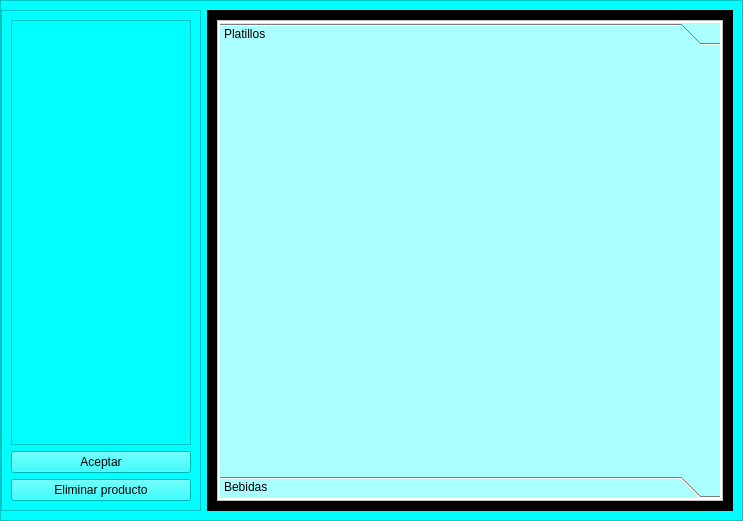
<?xml version="1.0" encoding="UTF-8"?>
<ui version="4.0">
 <class>MainWindow</class>
 <widget class="QMainWindow" name="MainWindow">
  <property name="geometry">
   <rect>
    <x>0</x>
    <y>0</y>
    <width>743</width>
    <height>521</height>
   </rect>
  </property>
  <property name="windowTitle">
   <string>MainWindow</string>
  </property>
  <widget class="QWidget" name="centralwidget">
   <layout class="QVBoxLayout" name="verticalLayout">
    <property name="spacing">
     <number>0</number>
    </property>
    <property name="leftMargin">
     <number>0</number>
    </property>
    <property name="topMargin">
     <number>0</number>
    </property>
    <property name="rightMargin">
     <number>0</number>
    </property>
    <property name="bottomMargin">
     <number>0</number>
    </property>
    <item>
     <widget class="QFrame" name="frame">
      <property name="styleSheet">
       <string notr="true">background-color: rgb(0, 255, 255);</string>
      </property>
      <property name="frameShape">
       <enum>QFrame::StyledPanel</enum>
      </property>
      <property name="frameShadow">
       <enum>QFrame::Raised</enum>
      </property>
      <layout class="QHBoxLayout" name="horizontalLayout">
       <property name="leftMargin">
        <number>0</number>
       </property>
       <item>
        <widget class="QFrame" name="frame_2">
         <property name="minimumSize">
          <size>
           <width>200</width>
           <height>0</height>
          </size>
         </property>
         <property name="maximumSize">
          <size>
           <width>200</width>
           <height>16777215</height>
          </size>
         </property>
         <property name="frameShape">
          <enum>QFrame::StyledPanel</enum>
         </property>
         <property name="frameShadow">
          <enum>QFrame::Raised</enum>
         </property>
         <layout class="QVBoxLayout" name="verticalLayout_6">
          <item>
           <widget class="QListWidget" name="listWidget"/>
          </item>
          <item>
           <widget class="QPushButton" name="bt_mandar_orden">
            <property name="text">
             <string>Aceptar</string>
            </property>
           </widget>
          </item>
          <item>
           <widget class="QPushButton" name="bt_eliminar_producto">
            <property name="text">
             <string>Eliminar producto</string>
            </property>
           </widget>
          </item>
         </layout>
        </widget>
       </item>
       <item>
        <widget class="QFrame" name="frame_3">
         <property name="styleSheet">
          <string notr="true">background-color: rgb(0, 255, 0);
background-color: rgb(0, 0, 0);</string>
         </property>
         <property name="frameShape">
          <enum>QFrame::StyledPanel</enum>
         </property>
         <property name="frameShadow">
          <enum>QFrame::Raised</enum>
         </property>
         <layout class="QVBoxLayout" name="verticalLayout_2">
          <item>
           <widget class="QFrame" name="frame_5">
            <property name="maximumSize">
             <size>
              <width>16777215</width>
              <height>16777215</height>
             </size>
            </property>
            <property name="styleSheet">
             <string notr="true">background-color: rgb(255, 255, 255);</string>
            </property>
            <property name="frameShape">
             <enum>QFrame::StyledPanel</enum>
            </property>
            <property name="frameShadow">
             <enum>QFrame::Raised</enum>
            </property>
            <layout class="QVBoxLayout" name="verticalLayout_3">
             <property name="spacing">
              <number>9</number>
             </property>
             <property name="leftMargin">
              <number>2</number>
             </property>
             <property name="topMargin">
              <number>2</number>
             </property>
             <property name="rightMargin">
              <number>2</number>
             </property>
             <property name="bottomMargin">
              <number>2</number>
             </property>
             <item>
              <widget class="QToolBox" name="toolBox">
               <property name="styleSheet">
                <string notr="true">background-color: rgb(170, 255, 255);</string>
               </property>
               <property name="currentIndex">
                <number>0</number>
               </property>
               <widget class="QWidget" name="pg_platillos">
                <property name="geometry">
                 <rect>
                  <x>0</x>
                  <y>0</y>
                  <width>500</width>
                  <height>415</height>
                 </rect>
                </property>
                <attribute name="label">
                 <string>Platillos </string>
                </attribute>
               </widget>
               <widget class="QWidget" name="pg_bebidas">
                <property name="geometry">
                 <rect>
                  <x>0</x>
                  <y>0</y>
                  <width>500</width>
                  <height>415</height>
                 </rect>
                </property>
                <attribute name="label">
                 <string>Bebidas</string>
                </attribute>
               </widget>
              </widget>
             </item>
            </layout>
           </widget>
          </item>
         </layout>
        </widget>
       </item>
      </layout>
     </widget>
    </item>
   </layout>
  </widget>
 </widget>
 <resources/>
 <connections/>
</ui>
